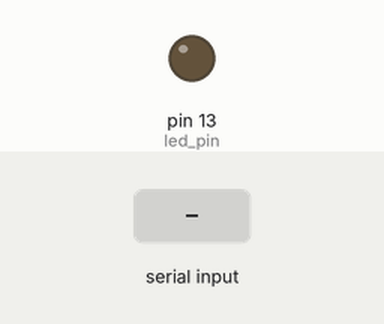
This sketch was run on a simulated Arduino Uno, built with avr-gcc and run on an emulated ATmega328P. On the bench: output pins drawn as LEDs (lit = HIGH). Inputs (shaded band) come from the test bench.

Above: at 1.2 s.
1.3 s: "1" received over Serial
At 2.5 s:
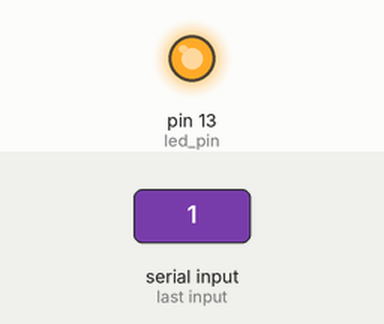
2.8 s: "0" received over Serial
At 3.6 s:
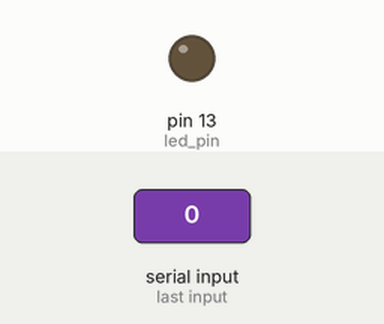
Timing chart, 0 to 5.8 s (numbered marks = the images above; inputs shaded):
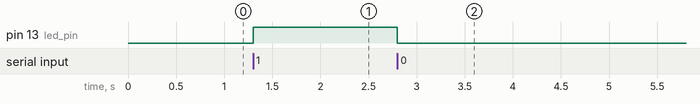

Measured:
- after the input at 1.3 s, pin 13 (led_pin): LOW → HIGH at once
- after the input at 2.8 s, pin 13 (led_pin): HIGH → LOW at once

The sketch:

python_arduino_communication.ino
```cpp
int datafromUser=0;
int led_pin=13;
void setup() {
  Serial.begin(9600); // use the same baud-rate as the python side
  pinMode(led_pin , OUTPUT);
}

void loop() {
  //arduino2python();
  python2arduino();
}

// Source: https://www.instructables.com/id/Arduino-Python-Communication-via-USB/
void arduino2python(){
  	Serial.println("Hello world from Ardunio!"); // write a string
	delay(1000);
}

// Source https://create.arduino.cc/projecthub/Jalal_Mansoori/python3-and-arduino-communication-c33192
void python2arduino(){
  // put your main code here, to run repeatedly:
  if(Serial.available() > 0)
  {
    datafromUser=Serial.read();
  }

  if(datafromUser == '1')
  {
    digitalWrite(led_pin, HIGH );
  }
  else if(datafromUser == '0')
  {
    digitalWrite(led_pin, LOW);
  }
}
```
